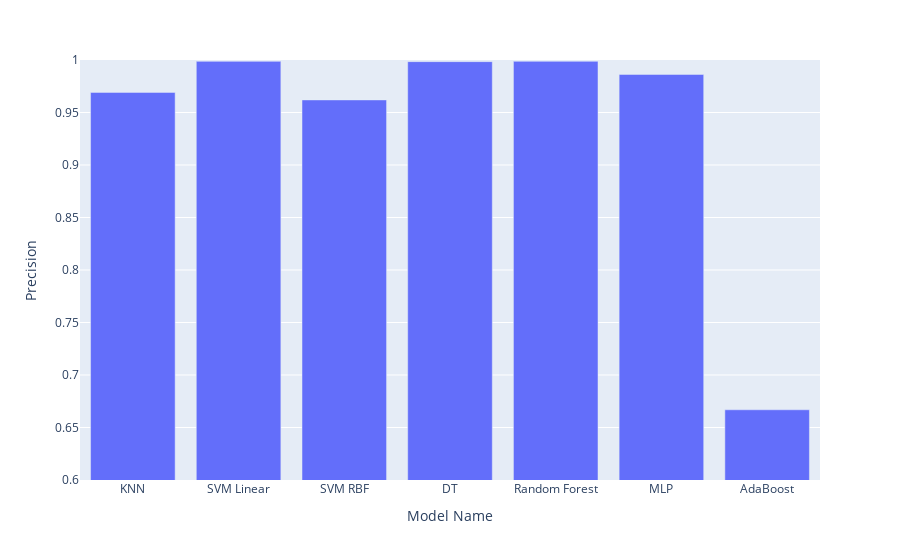

Write notebook code for a chart like this one.
### Code cell
fig = px.bar(x=models,
             y=[all_metrics[model]["precision"] for model in models],
             labels={
                 "x": "Model Name",
                 "y": "Precision"
             })
fig.update_yaxes(range=[0.6, 1])
fig.show()

### Figure 1 — Plotly figure (JSON) as saved in the notebook; plotly's stock layout.template omitted (floating-point values rounded to 4 significant figures)
{"data": [{"alignmentgroup": "True", "hovertemplate": "Model Name=%{x}<br>Precision=%{y}<extra></extra>", "legendgroup": "", "marker": {"color": "#636efa"}, "name": "", "offsetgroup": "", "orientation": "v", "showlegend": false, "textposition": "auto", "type": "bar", "x": ["KNN", "SVM Linear", "SVM RBF", "DT", "Random Forest", "MLP", "AdaBoost"], "xaxis": "x", "y": [0.9691, 0.9987, 0.962, 0.9984, 0.9987, 0.9863, 0.6669], "yaxis": "y"}], "layout": {"autosize": true, "barmode": "relative", "legend": {"tracegroupgap": 0}, "margin": {"t": 60}, "xaxis": {"anchor": "y", "autorange": true, "domain": [0, 1], "range": [-0.5, 6.5], "title": {"text": "Model Name"}, "type": "category"}, "yaxis": {"anchor": "x", "domain": [0, 1], "range": [0.6, 1], "title": {"text": "Precision"}, "type": "linear"}}}
